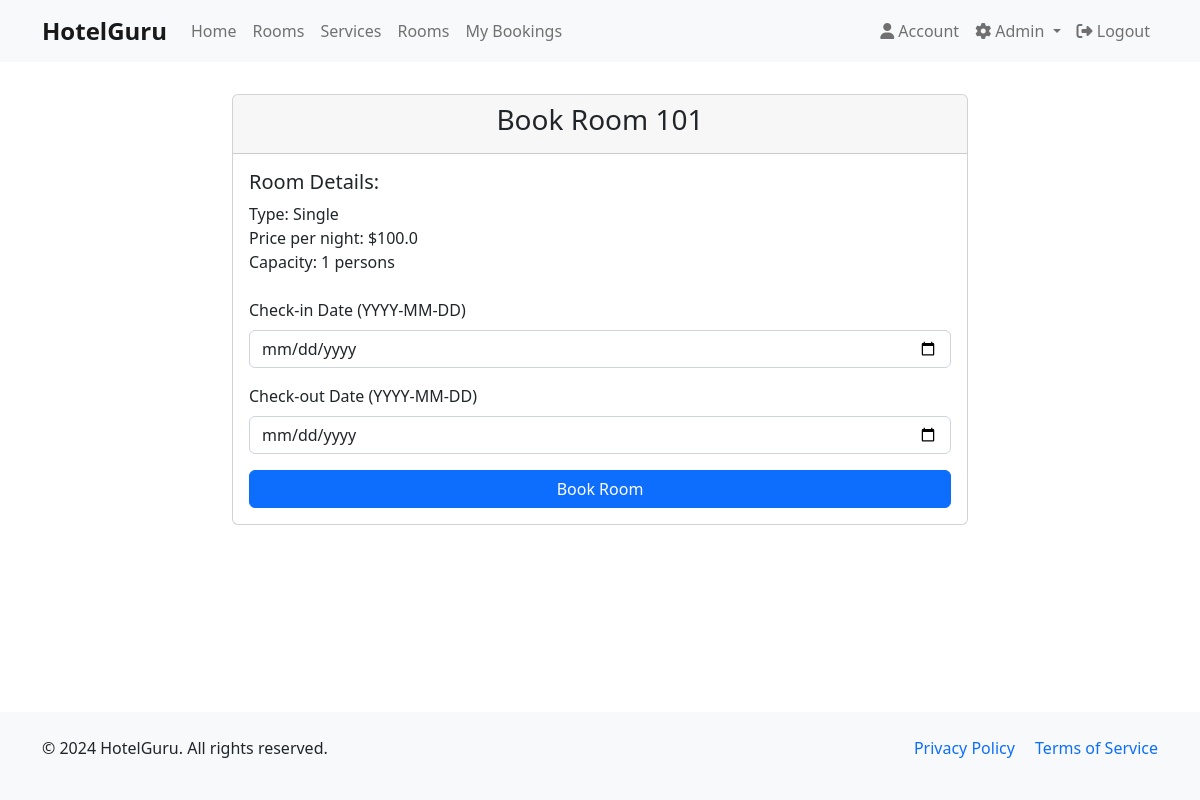
Page /book_room/1 (signed in) on the committed database.
### WebApp/models.py (models this page shows, shortened)
class Room(db.Model):
    id = db.Column(db.Integer, primary_key=True)
    room_number = db.Column(db.Integer, nullable=False)
    room_type = db.Column(db.String(20), nullable=False)
    capacity = db.Column(db.Integer, nullable=False)
    price_per_night = db.Column(db.Float, nullable=False)
    bookings = db.relationship('Booking', backref='room', lazy='dynamic', cascade="all, delete-orphan")
    description = db.Column(db.Text, nullable=True)
    status = db.Column(db.String(20), default='Available')  # Available, Maintenance, Cleaning
    amenities = db.Column(db.String(255), nullable=True)
    image_url = db.Column(db.String(255), nullable=True, default='default_room.jpg')
    is_available = db.Column(db.Boolean, default=True)
    def is_available(self, start_date, end_date):
        """Check if room is available for the given date range"""
        if not self.is_available:
            return False
        overlapping_bookings = Booking.query.filter(
            Booking.room_id == self.id,
            Booking.status.in_(['Pending', 'Confirmed']),
            Booking.start_date < end_date, Booking.end_date > start_date).count()
        return overlapping_bookings == 0

### WebApp/routes.py (the view, shortened to what this page needs)
@routes.route("/book_room/<int:room_id>", methods=['GET', 'POST'])
@login_required
def book_room(room_id):
    room = Room.query.get_or_404(room_id)
    current_user = get_current_user()
    form = BookingForm()
    return render_template('booking.html', title='Book a Room', form=form, room=room, current_user=current_user)

### WebApp/forms.py
class BookingForm(FlaskForm):
    start_date = StringField('Check-in Date (YYYY-MM-DD)', validators=[DataRequired()])
    end_date = StringField('Check-out Date (YYYY-MM-DD)', validators=[DataRequired()])
    submit = SubmitField('Book Room')

### WebApp/auth.py (called while the page is built)
def login_required(f):
    @wraps(f)
    def decorated_function(*args, **kwargs):
        if 'user_id' not in session:
            flash('Please log in to access this page', 'danger')
            return redirect(url_for('routes.login', next=request.url))
        return f(*args, **kwargs)
    return decorated_function

def get_current_user():
    if 'user_id' in session:
        return User.query.get(session['user_id'])
    return None

### WebApp/models.py (called while the page is built)
@login_manager.user_loader
def load_user(user_id):
    return User.query.get(int(user_id))

### WebApp/templates/booking.html (shortened to what this page needs)
{% extends "base.html" %}
{% block content %}
    <div class="container">
        <div class="row justify-content-center">
            <div class="col-md-8">
                <div class="card">
                    <div class="card-header">
                        <h3 class="text-center">Book Room {{ room.room_number }}</h3>
                    </div>
                    <div class="card-body">
                        <div class="room-details mb-4">
                            <h5>Room Details:</h5>
                            <p>Type: {{ room.room_type }}<br>
                               Price per night: ${{ room.price_per_night }}<br>
                               Capacity: {{ room.capacity }} persons</p>
                        </div>
                        <form method="POST" action="{{ url_for('routes.book_room', room_id=room.id) }}">
                            <div class="mb-3">
                                {{ form.start_date.label(class="form-label") }}
                                {{ form.start_date(class="form-control", type="date") }}
                            </div>
                            <div class="mb-3">
                                {{ form.end_date.label(class="form-label") }}
                                {{ form.end_date(class="form-control", type="date") }}
                            </div>
                            <div class="d-grid gap-2">
                                {{ form.submit(class="btn btn-primary btn-block") }}
                            </div>
                        </form>
                    </div>
                </div>
            </div>
        </div>
    </div>
{% endblock %}

### WebApp/templates/base.html (style rules this page uses)
body { min-height: 100vh; display: flex; flex-direction: column; }

### rows in the picture
Room: room_number "101", room_type "Single", price_per_night "100.0", capacity "1"
